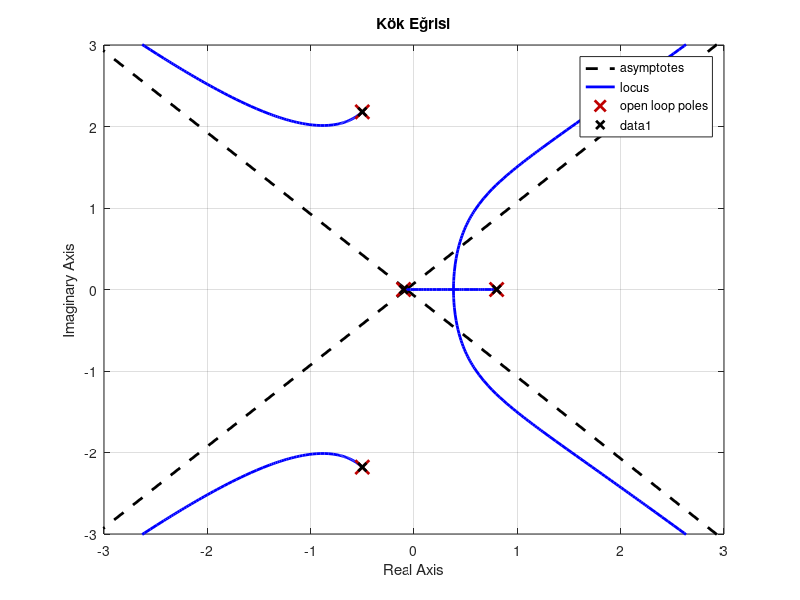

The MATLAB script that drew this image: (Note: this script raises an error after producing the figure.)
clear;clc;

T=0.2;
den=[1 0.3 4.22 -3.58 -0.4];
poles=roots(den);
Gz=tf(1,den,T);
figure(1);clf;
rlocus(Gz);hold on;
set(findall(gca, 'Type', 'line'),'LineWidth',2);
plot(real(poles),imag(poles),'kx','LineWidth',2);
title("Kök Eğrisi");
xlim([-3 3]);
ylim([-3 3]);

print("../../img/"+"lec5_rlocus1.eps",'-depsc','-r150');

num=[-3.58 2];
den=[1 0.3 4.22 0 -0.4];
czeros=roots(num);
poles=roots(den);
Gz=tf(num,den,T);
figure(2);clf;
rlocus(Gz);hold on;
set(findall(gca, 'Type', 'line'),'LineWidth',2);
plot(real(czeros),imag(czeros),'ko','LineWidth',2);
plot(real(poles),imag(poles),'kx','LineWidth',2);
title("Kök Eğrisi");
xlim([-1.1 1.1]);
ylim([-1.1 1.1]);
print("../../img/"+"lec5_rlocus2.eps",'-depsc','-r150');

syms z;
syms k real;
num=-3.58*z+2;
den=z^4+0.3*z^3+4.22*z^2-0.4;
expr_k=-den/num;
expr=diff(expr_k,z);
[ns,ds]=numden(expr);
ns=-3.58*ns/(179.0)^2;
ds=-3.58*ds/(179.0)^2;
ds=expand(ds);
disp(vpa(ns,4))
disp(vpa(ds,4))
sol=solve(diff(expr_k,z)==0);
sol=double(sol);
sol

figure(2);
sol=sol(imag(sol)==0);
plot(real(sol),imag(sol),'k+','LineWidth',4);
print("../../img/"+"lec5_rlocus3.eps",'-depsc','-r150');
